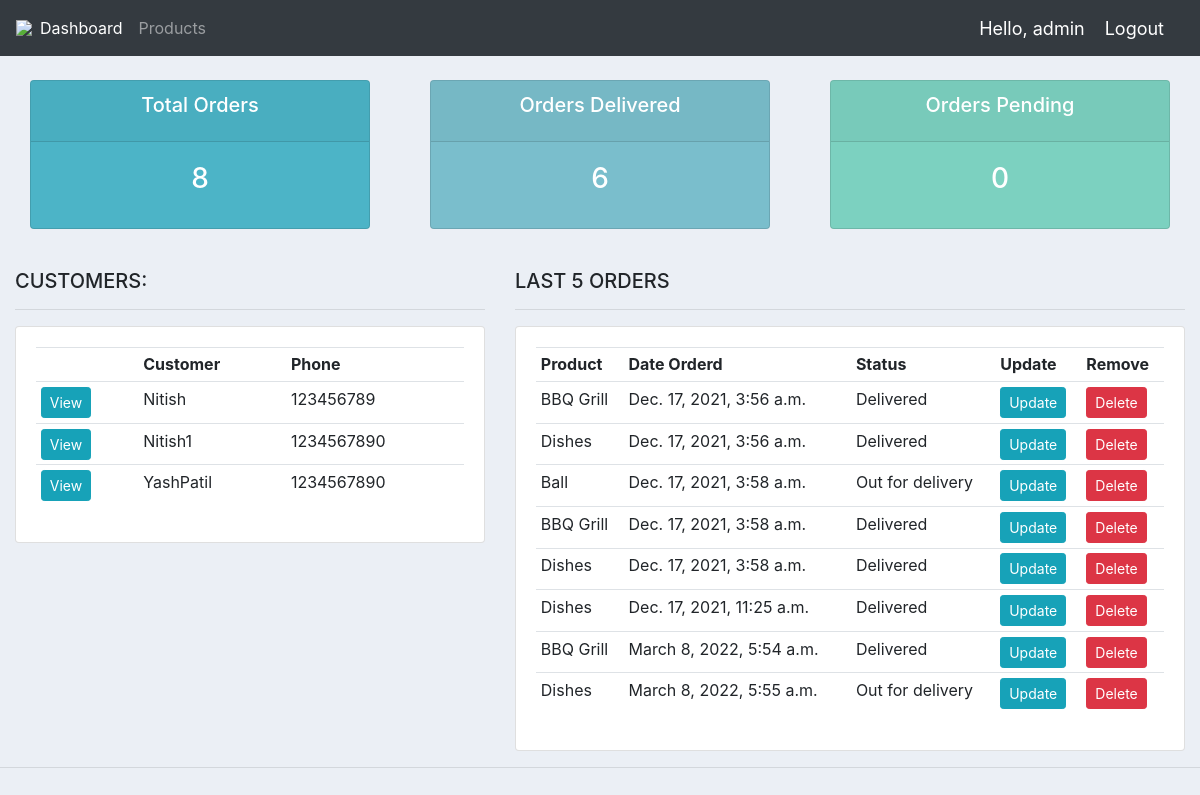
Page / (signed in) on the committed database.
### accounts/models.py (models this page shows, shortened)
class Customer(models.Model):
	user = models.OneToOneField(User, null=True, blank=True, on_delete=models.CASCADE)
	name = models.CharField(max_length=200, null=True)
	phone = models.CharField(max_length=200, null=True)
	email = models.CharField(max_length=200, null=True)
	profile_pic = models.ImageField(default="profile1.png", null=True, blank=True)
	date_created = models.DateTimeField(auto_now_add=True, null=True)

class Order(models.Model):
	STATUS = (
			('Pending', 'Pending'),
			('Out for delivery', 'Out for delivery'),
			('Delivered', 'Delivered'),
			)
	customer = models.ForeignKey(Customer, null=True, on_delete= models.SET_NULL)
	product = models.ForeignKey(Product, null=True, on_delete= models.SET_NULL)
	date_created = models.DateTimeField(auto_now_add=True, null=True)
	status = models.CharField(max_length=200, null=True, choices=STATUS)
	note = models.CharField(max_length=1000, null=True)

class Product(models.Model):
	CATEGORY = (
			('Indoor', 'Indoor'),
			('Out Door', 'Out Door'),
			)
	name = models.CharField(max_length=200, null=True)
	price = models.FloatField(null=True)
	category = models.CharField(max_length=200, null=True, choices=CATEGORY)
	description = models.CharField(max_length=200, null=True, blank=True)
	date_created = models.DateTimeField(auto_now_add=True, null=True)
	tags = models.ManyToManyField(Tag)
	def __str__(self):
		return self.name

### accounts/decorators.py (the view)
	def wrapper_function(request, *args, **kwargs):
		group = None
		if request.user.groups.exists():
			group = request.user.groups.all()[0].name
		if group == 'customer':
			return redirect('user-page')
		if group == 'admin':
			return view_func(request, *args, **kwargs)

### accounts/views.py (called while the page is built)
@login_required(login_url='login')
@admin_only
def home(request):
	orders = Order.objects.all()
	customers = Customer.objects.exclude(name="admin")
	total_customers = customers.count()
	total_orders = orders.count()
	delivered = orders.filter(status='Delivered').count()
	pending = orders.filter(status='Pending').count()
	context = {'orders':orders, 'customers':customers,
	'total_orders':total_orders,'delivered':delivered,
	'pending':pending }
	return render(request, 'accounts/dashboard.html', context)

### accounts/templates/accounts/dashboard.html
{%  extends 'accounts/main.html' %}
{% block content %}
{%  include 'accounts/status.html' %}
<br>
<div class="row">
	<div class="col-md-5">
		<h5>CUSTOMERS:</h5>
		<hr>
		<div class="card card-body">
			<table class="table table-sm">
				<tr>
					<th></th>
					<th>Customer</th>
					<th>Phone</th>
				</tr>
				{% for customer in customers %}
					<tr>
						<td><a class="btn btn-sm btn-info" href="{% url 'customer' customer.id %}">View</a></td>
						<td>{{customer.name}}</td>
						<td>{{customer.phone}}</td>
					</tr>
				{% endfor %}
			</table>
		</div>
	</div>
	<div class="col-md-7">
		<h5>LAST 5 ORDERS</h5>
		<hr>
		<div class="card card-body">
			<table class="table table-sm">
				<tr>
					<th>Product</th>
					<th>Date Orderd</th>
					<th>Status</th>
					<th>Update</th>
					<th>Remove</th>
				</tr>
				{% for order in orders %}
					<tr>
						<td>{{order.product}}</td>
						<td>{{order.date_created}}</td>
						<td>{{order.status}}</td>
						<td><a class="btn btn-sm btn-info" href="{% url 'update_order' order.id %}">Update</a></td>
						<td><a class="btn btn-sm btn-danger" href="{% url 'delete_order' order.id %}">Delete</a></td>
					</tr>
				{% endfor %}
			</table>
		</div>
	</div>
</div>
{% endblock %}

### accounts/templates/accounts/main.html (shortened to what this page needs)
{% load static %}
<!DOCTYPE html>
<html>
<head>
	<link rel="stylesheet" href="https://stackpath.bootstrapcdn.com/bootstrap/4.3.1/css/bootstrap.min.css">
	<link rel="stylesheet" type="text/css" href="{% static '/css/main.css' %}">
</head>
<body>
	{%  include 'accounts/navbar.html' %}
	<div class="container-fluid">
	{% block content %}
	{% endblock %}
    </div>
	<hr>
</body>
</html>

### accounts/templates/accounts/navbar.html (shortened to what this page needs)
{% load static %}
<nav class="navbar navbar-expand-lg navbar-dark bg-dark">
 <img src="{% static 'images/logo.png' %}" style="max-width: 50px;">
  <div class="collapse navbar-collapse" id="navbarNav">
    <ul class="navbar-nav">
      {% if request.user.is_staff %}
      <li class="nav-item active">
        <a class="nav-link" href="{% url 'home' %}">Dashboard</a>
      </li>
      <li class="nav-item">
        <a class="nav-link" href="{% url 'products' %}">Products</a>
      </li>
      {% else %}
       <li class="nav-item">
        <a class="nav-link" href="{% url 'account' %}">Settings</a>
      </li>
      {% endif %}
    </ul>
  </div>
  <span class="hello-msg">Hello, {{request.user}}</span>
  <span ><a  class="hello-msg" href="{% url 'logout' %}">Logout</a></span>
</nav>

### accounts/templates/accounts/status.html
<br>
<div class="row">
	<div class="col">
		<div class="col-md">
			<div class="card text-center text-white  mb-3" id="total-orders">
			  	<div class="card-header">
			  		<h5 class="card-title">Total Orders</h5>
			  	</div>
			  	<div class="card-body">
			    	<h3 class="card-title">{{total_orders}}</h3>
			  	</div>
			</div>
		</div>
	</div>
	<div class="col">
		<div class="col-md">
			<div class="card text-center text-white  mb-3" id="orders-delivered">
			  	<div class="card-header">
			  		<h5 class="card-title">Orders Delivered</h5>
			  	</div>
			  	<div class="card-body">
			    	<h3 class="card-title">{{delivered}}</h3>
			  	</div>
			</div>
		</div>
	</div>
	<div class="col">
		<div class="col-md">
			<div class="card text-center text-white  mb-3" id="orders-pending">
			  	<div class="card-header">
			  		<h5 class="card-title">Orders Pending</h5>
			  	</div>
			  	<div class="card-body">
			    	<h3 class="card-title">{{pending}}</h3>
			  	</div>
			</div>
		</div>
	</div>
</div>

### static/css/main.css (style rules this page uses)
body { background-color: #ebeff5; }
#total-orders { background-color: #4cb4c7; }
#orders-delivered { background-color: #7abecc; }
#orders-pending { background-color: #7CD1C0; }

### accounts/templates/accounts/navbar.html (style rules this page uses)
.hello-msg { font-size: 18px; color: #fff; margin-right: 20px; }

### rows in the picture
Customer: name "Nitish", phone "123456789"
Customer: name "Nitish1", phone "1234567890"
Customer: name "YashPatil", phone "1234567890"
Order: product "BBQ Grill", date_created "Dec. 17, 2021, 3:56 a.m.", status "Delivered"
Order: product "Dishes", date_created "Dec. 17, 2021, 3:56 a.m.", status "Delivered"
Order: product "Ball", date_created "Dec. 17, 2021, 3:58 a.m.", status "Out for delivery"
Order: product "BBQ Grill", date_created "Dec. 17, 2021, 3:58 a.m.", status "Delivered"
Order: product "Dishes", date_created "Dec. 17, 2021, 3:58 a.m.", status "Delivered"
Order: product "Dishes", date_created "Dec. 17, 2021, 11:25 a.m.", status "Delivered"
Order: product "BBQ Grill", date_created "March 8, 2022, 5:54 a.m.", status "Delivered"
Order: product "Dishes", date_created "March 8, 2022, 5:55 a.m.", status "Out for delivery"

### other values in the picture
{{ request.user }} "admin"
{{ total_orders }} "8"
{{ delivered }} "6"
{{ pending }} "0"
